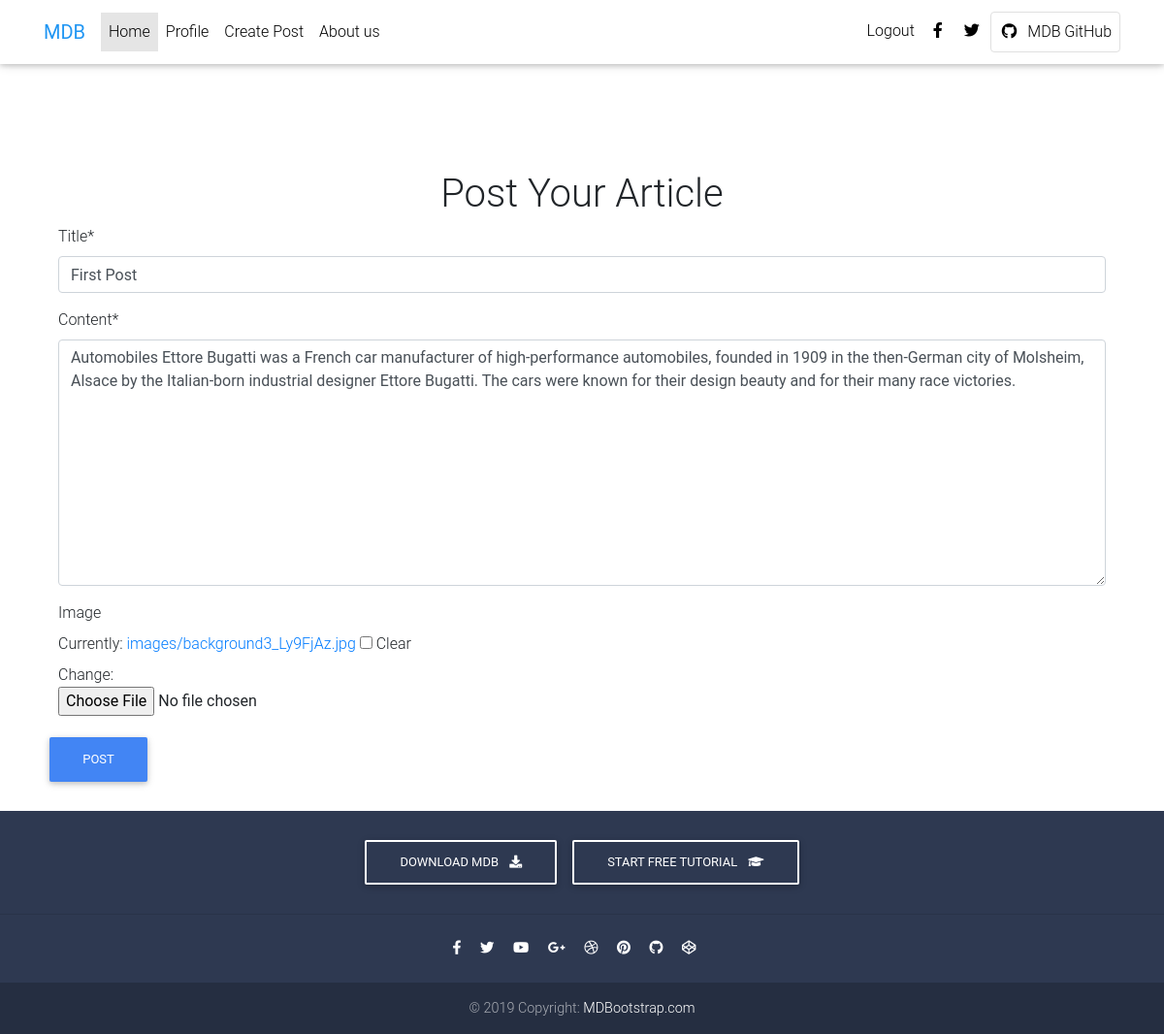
The page /read-full-story/1/update (signed in) on the database its author committed.
### blog/models.py (models this page shows, shortened)
class Post(models.Model):
	title = models.CharField(max_length=50)
	content = models.TextField()
	image = models.ImageField(upload_to='images', null=True, blank=True)
	created_date = models.DateTimeField(default=timezone.now)
	author = models.ForeignKey(User, on_delete=models.CASCADE)
	profile = models.ForeignKey('Profile', on_delete=models.CASCADE)

### blog/views.py (the view, shortened to what this page needs)
# urls.py: path('read-full-story/<int:pk>/update', UpdatePostView.as_view(), name='update_post'),
class UpdatePostView(UserPassesTestMixin, LoginRequiredMixin, UpdateView):
	model = Post
	template_name = 'post_form.html'
	fields = ['title', 'content', 'image']
	def test_func(self):
		post = self.get_object()
		if self.request.user == post.author:
			return True
		return False

### templates/post_form.html (shortened to what this page needs)
{% extends 'base.html' %}
{% load static %}
{% load crispy_forms_tags %}
{% block content %}
<div class=" container-fluid" style="margin-top: 80px;">
	<h1 class="text-center">Post Your Article</h1>
	<div class="container padding">
		<div class="col-md-12">
			<form class="form-horizontal templatemo-create-account templatemo-container" enctype="multipart/form-data" method="POST">
					{{ form|crispy }}
				</div>
				<button class="btn btn-primary" type="submit">Post</button>
		</div>
	</div>
{% endblock %}

### rows shown on the page
Post: title "First Post", content "Automobiles Ettore Bugatti was a French car manufacturer of high-performance automobiles, founded in 1909 in the then-German city of Molsheim, Alsace by the Italian-born industrial designer Ettore Bugatti. The cars were known for their design beauty and for their many race victories."
